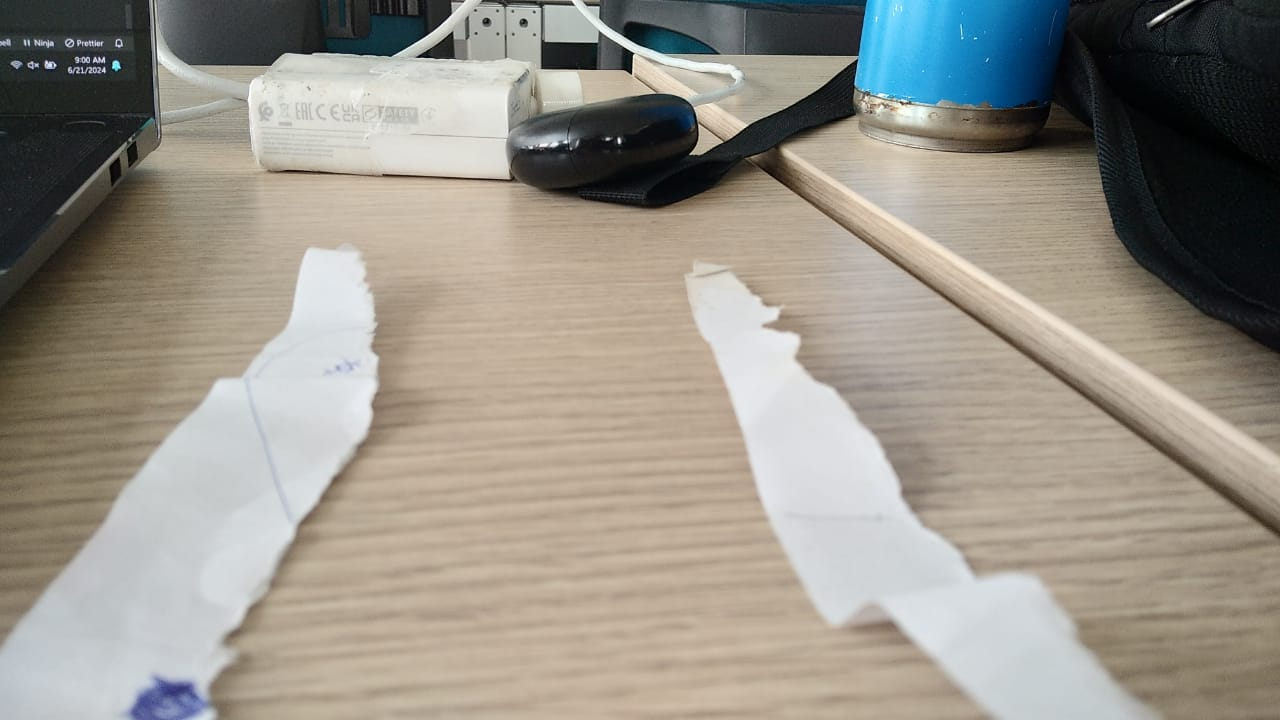
#> input picture img.jpg, 1280 x 720 px
$ python -i editor.py   (imports and definitions only)
#> lines starting #> are read from the running program, lines starting #| are printed output that depends on the picture; after the words box and inside, x2 and y2 are one past the last pixel; in counts of white or black regions, pixels touching at a corner belong together
#> further down, picture is the input picture: shape (720, 1280, 3); mean B, G, R 137.2, 146.8, 151.8

import cv2
import numpy as np
import matplotlib.pyplot as plt
import logging
import math

import time
from lane_detectionp import LaneDetector  # Import your lane detection class
from steering_control import calculate_steering_angle  # Import your steering control function


class Editor:
    def __init__(self, image,opts={}, display=False):
#> called with display = False
        self.img = image
        height,width = self.img.shape[:2]

        self.init = {
            'Point-0-x': opts.get('Point-0-x',0),
            'Point-0-y': opts.get('Point-0-y',height),
            'Point-1-x': opts.get('Point-1-x',0),
            'Point-1-y': opts.get('Point-1-y',0),
            'Point-2-x': opts.get('Point-2-x',width),
            'Point-2-y': opts.get('Point-2-y',0),
            'Point-3-x': opts.get('Point-3-x',width),
            'Point-3-y': opts.get('Point-3-y',height),
            'min-line': opts.get('min-line',20),
            'threshold': opts.get('threshold',8),
            'step': opts.get('step',4),
            'c-lower-x': opts.get('c-lower-x',0),
            'c-lower-y': opts.get('c-lower-y',0),
            'c-lower-z': opts.get('c-lower-z',0),
            'c-upper-x': opts.get('c-upper-x',120),
            'c-upper-y': opts.get('c-upper-y',110),
            'c-upper-z': opts.get('c-upper-z',120),
        }


        self.last_update_time = time.time()  # Track the last time drawing and calculation were done
        self.update_interval = 1.0   # certi calcoli da fare ogni 10 frames
        self.curr_steering_angle = 90

        print(f"Image dimensions: {width}x{height}")
#| Image dimensions: 1280x720

        # Initialize points for the polygon region
        self.bottom_left = [self.init['Point-0-x'], self.init['Point-0-y']]
#> self.bottom_left = [0, 720]
        self.top_left = [self.init['Point-1-x'], self.init['Point-1-y']]
#> self.top_left = [0, 0]
        self.top_right = [self.init['Point-2-x'], self.init['Point-2-y']]
#> self.top_right = [1280, 0]
        self.bottom_right = [self.init['Point-3-x'], self.init['Point-3-y']]
#> self.bottom_right = [1280, 720]
        self.points = [self.bottom_left, self.top_left, self.top_right, self.bottom_right]
#> self.points = [[0, 720], [0, 0], [1280, 0], [1280, 720]]

        self.loading = True
        self.__display=display
        if(display):
            print("Init editor UI")
            cv2.namedWindow('Track')
            self.createTrackbars(self.img)
            self.createTrackbars_colors()
        else:
             print("No UI")
        self.loading = False
        self.render(None)

    # [8 lines left out: function createTrackbars, not called in this run]

    def createTrackbars_colors(self):
        print('Setting up color trackbars...')
        cv2.createTrackbar(f'c-lower-x', 'Track', self.init['c-lower-x'], 255, self.render)
        cv2.createTrackbar(f'c-lower-y', 'Track', self.init['c-lower-y'], 255, self.render)
        cv2.createTrackbar(f'c-lower-z', 'Track', self.init['c-lower-z'], 255, self.render)
        cv2.createTrackbar(f'c-upper-x', 'Track', self.init['c-upper-x'], 255, self.render)
        cv2.createTrackbar(f'c-upper-y', 'Track', self.init['c-upper-y'], 255, self.render)
        cv2.createTrackbar(f'c-upper-z', 'Track', self.init['c-upper-z'], 255, self.render)
    def getValue(self, prop):
        if not self.__display:
            return self.init[prop]
        return cv2.getTrackbarPos(prop, 'Track')

    ### USATI PER Step 1-4
    def region_selection(self, image):
        mask = np.zeros_like(image)
        if len(image.shape) > 2:
            channel_count = image.shape[2]
            ignore_mask_color = (255,) * channel_count
        else:
            ignore_mask_color = 255
        vertices = np.array([self.points], dtype=np.int32)
        cv2.fillPoly(mask, vertices, ignore_mask_color)
        masked_image = cv2.bitwise_and(image, mask)
        return masked_image

    def hough_transform(self, image):
        min_line = self.getValue(f'min-line')
        thresh = self.getValue(f'threshold')
        return cv2.HoughLinesP(image, 1, np.pi/180, threshold=thresh, minLineLength=min_line, maxLineGap=50)

    def make_points(self, frame, line):
        height, width, _ = frame.shape
        slope, intercept = line
        y1 = height  # bottom of the frame
        y2 = int(y1 * 1 / 2)  # make points from middle of the frame down

        # bound the coordinates within the frame
        x1 = max(-width, min(2 * width, int((y1 - intercept) / slope)))
        x2 = max(-width, min(2 * width, int((y2 - intercept) / slope)))
        return [[x1, y1, x2, y2]]

    def average_slope_intercept(self, lines, frame):
        """
        This function combines line segments into one or two lane lines
        If all line slopes are < 0: then we only have detected left lane
        If all line slopes are > 0: then we only have detected right lane
        """
        lane_lines = []
        if lines is None:
            logging.info('No lines segments detected')
            return lane_lines

        height, width, _ = frame.shape
        left_fit = []
        right_fit = []

        boundary = 1/3
        left_region_boundary = width * (1 - boundary)  # left lane line segment should be on left 2/3 of the screen
        right_region_boundary = width * boundary # right lane line segment should be on left 2/3 of the screen

        for line in lines:
            for x1, y1, x2, y2 in line:
                if x1 == x2:
                    logging.info('skipping vertical line segment (slope=inf): %s' % lines)
                    continue
                fit = np.polyfit((x1, x2), (y1, y2), 1)
                slope = fit[0]
                intercept = fit[1]
                if slope < 0:
                    if x1 < left_region_boundary and x2 < left_region_boundary:
                        left_fit.append((slope, intercept))
                else:
                    if x1 > right_region_boundary and x2 > right_region_boundary:
                        right_fit.append((slope, intercept))

        left_fit_average = np.average(left_fit, axis=0)
        if len(left_fit) > 0:
            lane_lines.append(self.make_points(frame, left_fit_average))

        right_fit_average = np.average(right_fit, axis=0)
        if len(right_fit) > 0:
            lane_lines.append(self.make_points(frame, right_fit_average))

        # print('lane lines: %s' %lane_lines)  # [[[316, 720, 484, 432]], [[1009, 720, 718, 432]]]

        return lane_lines

    # [9 lines left out: function pixel_points, not called in this run]

    def lane_lines(self, image, lines):
        if lines is None:
            return None
        return self.average_slope_intercept(lines,image)

    def draw_lane_lines(self, image, lines, color=[255, 0, 0], thickness=12):
        line_image = np.zeros_like(image)
        if lines is None:
            return image
        for line in lines:
            if line is not None:
                for x1, y1, x2, y2 in line:
                    cv2.line(line_image, (x1, y1), (x2, y2), color, thickness)
        return cv2.addWeighted(image, 1.0, line_image, 1.0, 0.0)

    def setImage(self, image):
        self.img = image

    def render(self, a):
        if self.loading:
            return
        img = np.copy(self.img)
        r = self.process(img)
    ###
    def compute_steering_angle(self,frame, lane_lines):
        """ Find the steering angle based on lane line coordinate
            We assume that camera is calibrated to point to dead center
        """
        if(lane_lines is None):
            # print("No lines")
            return -90
        if len(lane_lines) == 0:
            logging.info('No lane lines detected, do nothing')
            return -90

        height, width, _ = frame.shape
        if len(lane_lines) == 1:
            logging.debug('Only detected one lane line, just follow it. %s' % lane_lines[0])
            x1, _, x2, _ = lane_lines[0][0]
            x_offset = x2 - x1
        else:
            _, _, left_x2, _ = lane_lines[0][0]
            _, _, right_x2, _ = lane_lines[1][0]
            camera_mid_offset_percent = 0.02 # 0.0 means car pointing to center, -0.03: car is centered to left, +0.03 means car pointing to right
            mid = int(width / 2 * (1 + camera_mid_offset_percent))
            x_offset = (left_x2 + right_x2) / 2 - mid

        # find the steering angle, which is angle between navigation direction to end of center line
        y_offset = int(height / 2)

        angle_to_mid_radian = math.atan(x_offset / y_offset)  # angle (in radian) to center vertical line
        angle_to_mid_deg = int(angle_to_mid_radian * 180.0 / math.pi)  # angle (in degrees) to center vertical line
        steering_angle = angle_to_mid_deg + 90  # this is the steering angle needed by picar front wheel

        logging.debug('new steering angle: %s' % steering_angle)
        return steering_angle

    def stabilize_steering_angle(self,curr_steering_angle, new_steering_angle, num_of_lane_lines, max_angle_deviation_two_lines=5, max_angle_deviation_one_lane=1):
        """
        Using last steering angle to stabilize the steering angle
        This can be improved to use last N angles, etc
        if new angle is too different from current angle, only turn by max_angle_deviation degrees
        """
        if num_of_lane_lines == 2 :
            # if both lane lines detected, then we can deviate more
            max_angle_deviation = max_angle_deviation_two_lines
        else :
            # if only one lane detected, don't deviate too much
            max_angle_deviation = max_angle_deviation_one_lane

        angle_deviation = new_steering_angle - curr_steering_angle
        if abs(angle_deviation) > max_angle_deviation:
            stabilized_steering_angle = int(curr_steering_angle
                                            + max_angle_deviation * angle_deviation / abs(angle_deviation))
        else:
            stabilized_steering_angle = new_steering_angle
        logging.info('Proposed angle: %s, stabilized angle: %s' % (new_steering_angle, stabilized_steering_angle))
        return stabilized_steering_angle

    def display_heading_line(self,frame, steering_angle, line_color=(0, 0, 255), line_width=5, ):
        heading_image = np.zeros_like(frame)
        height, width, _ = frame.shape

        # figure out the heading line from steering angle
        # heading line (x1,y1) is always center bottom of the screen
        # (x2, y2) requires a bit of trigonometry

        # Note: the steering angle of:
        # 0-89 degree: turn left
        # 90 degree: going straight
        # 91-180 degree: turn right
        steering_angle_radian = steering_angle / 180.0 * math.pi
        x1 = int(width / 2)
        y1 = height
        x2 = int(x1 - height / 2 / math.tan(steering_angle_radian))
        y2 = int(height / 2)

        cv2.line(heading_image, (x1, y1), (x2, y2), line_color, line_width)
        heading_image = cv2.addWeighted(frame, 0.8, heading_image, 1, 1)

        return heading_image

    def steer(self, frame, lane_lines):
        lines = len(lane_lines) if lane_lines is not None else 0
        new_steering_angle = self.compute_steering_angle(frame, lane_lines)
        self.curr_steering_angle = self.stabilize_steering_angle(self.curr_steering_angle, new_steering_angle, lines)
        return self.display_heading_line(frame, self.curr_steering_angle)

    def process(self, img):
        for i in range(4):
            x=self.getValue(f'Point-{i}-x')
#> x = 0
            y=self.getValue(f'Point-{i}-y')
#> y = 720
            self.points[i]=[x,y]
            circle = cv2.circle(img,[x,y],5,(0,255,0),cv2.FILLED)
        step = self.getValue(f'step')
#> step = 4
        try:
            hsv = cv2.cvtColor(img, cv2.COLOR_BGR2HSV)
#> hsv: shape (720, 1280, 3); mean H, S, V 44.5, 47.6, 157.5
#> img: shape (720, 1280, 3); mean B, G, R 137.2, 146.8, 151.8
            lower_color=np.array([
                self.getValue(f'c-lower-x'),
                self.getValue(f'c-lower-y'),
                self.getValue(f'c-lower-z')
                ])
#> lower_color = [0, 0, 0]
            upper_color=np.array([
                self.getValue(f'c-upper-x'),
                self.getValue(f'c-upper-y'),
                self.getValue(f'c-upper-z')
                ])
#> upper_color = [120, 110, 120]
            # print(lower_color,upper_color)
            mask = cv2.inRange(hsv, lower_color, upper_color)
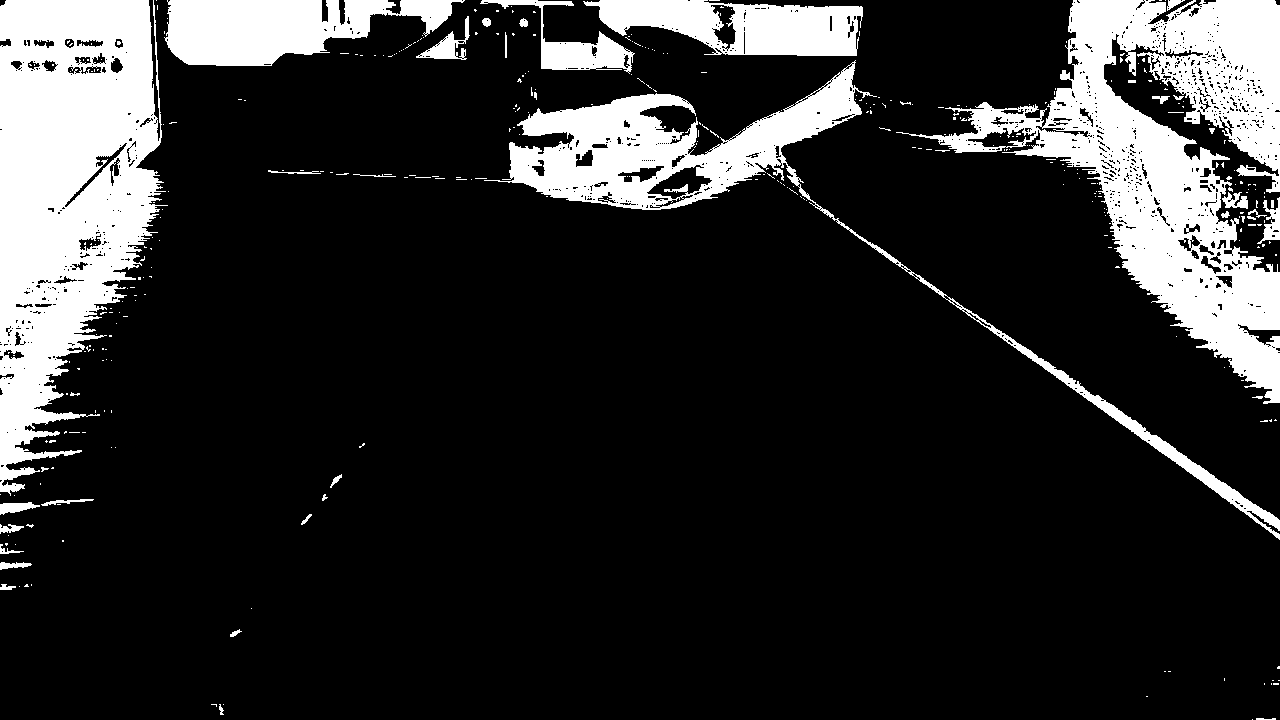
#> mask: shape (720, 1280); 17.5% white; 367 white regions (328 under 20 px), largest, box (x1, y1, x2, y2) and area: (896, 0, 1280, 404) 53245, (0, 0, 168, 496) 52809, (484, 60, 1280, 540) 25545
            if(step==0):
                return mask

            # cv2.imshow('mask',mask)
            edges = cv2.Canny(mask, 50, 150)
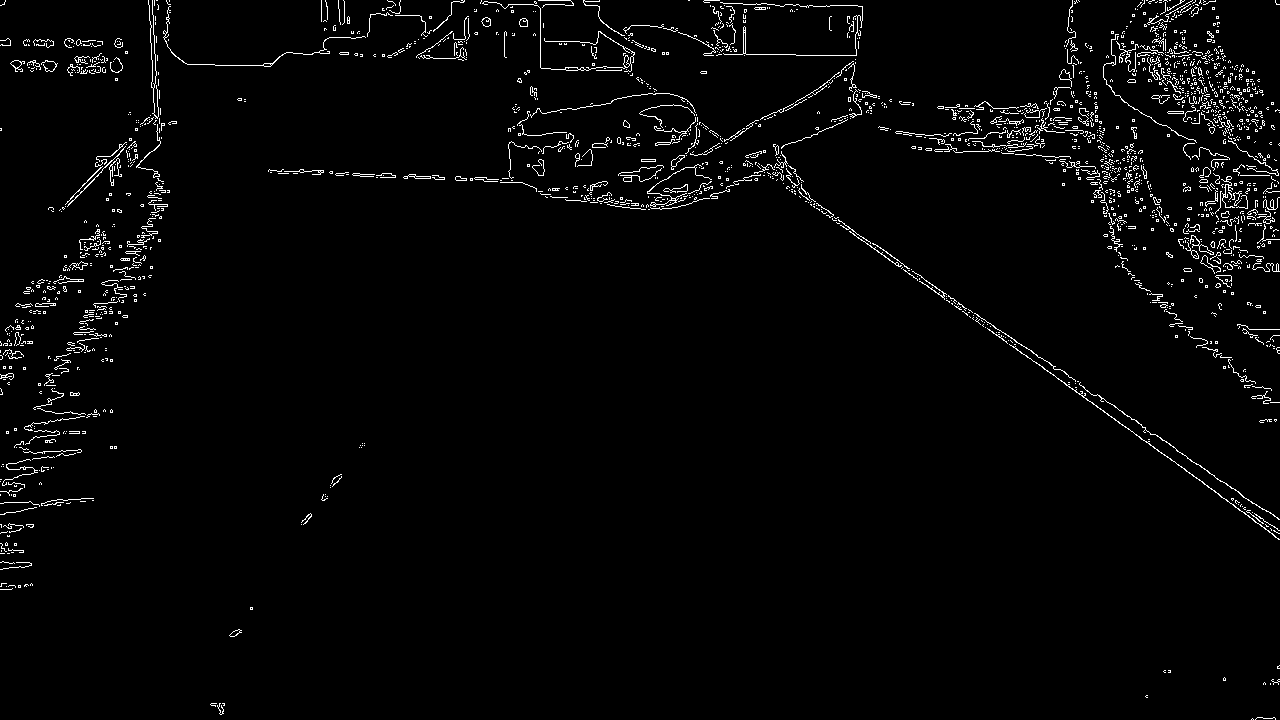
#> edges: shape (720, 1280); 2.4% white in thin lines or dots
            if(step==1):
                return edges
            # cv2.imshow('edges',mask)
            region=self.region_selection(edges)
#> in region_selection, `vertices = np.array([self.points], dtype=np.int32)`: vertices = [[0, 720], [0, 0], [1280, 0], [1280, 720]]
#> (the rest of the program and of its run is left out)
